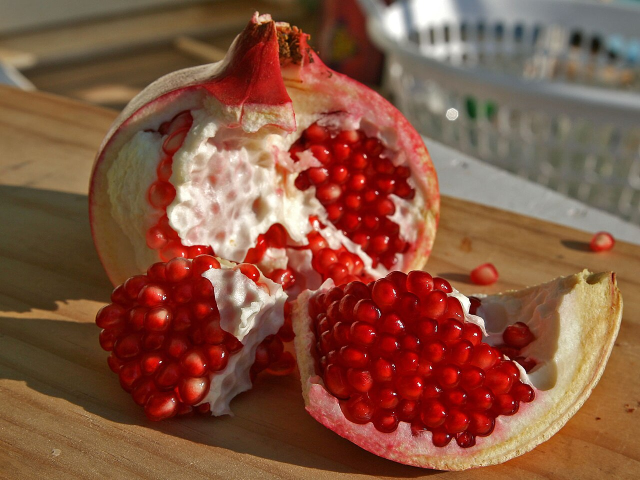
#> input picture ml/12_cnn/fig/src_pomegranate.jpg, 1280 x 960 px (shown at 1/2 size)
$ jupyter execute --allow-errors HW1b_photoshop.ipynb
#> lines starting #> are read from the running program, lines starting #| are printed output that depends on the picture; after the words box and inside, x2 and y2 are one past the last pixel; in counts of white or black regions, pixels touching at a corner belong together
# HW1b - Photoshop from scratch

**Convolutions and colour spaces.** Chapter 6 (CNNs), attached to **L16 CNN Foundations**.
No PyTorch, no GPU, no training.

> **Notebook 1 of 2.** This one builds the tools. **HW1c** takes them to a real liver
> biopsy and watches them fall apart, which is the argument for the rest of the chapter.
>
> This is the **task** notebook. Solutions: `HW1b_photoshop_solution.ipynb`.

By the end you will have built:

1. a working subset of Photoshop's **Filter** menu, one filter at a time,
2. the **blurred-background thumbnail** every lo-fi music upload on YouTube uses,
3. the **Hue/Saturation** adjustment panel.

### Rules

- **No `scipy.signal.convolve2d`, no `cv2`.** You are writing the convolution.
- `numpy`, `matplotlib` and `PIL` only.
- Every number in the text is **computed in a cell**, never typed by hand.

### Contents

| Part | | |
|---|---|---|
| 0 | 🧀 | the engine - and what the kernel is actually doing, step by step |
| 1 | 🧀 | the kernel zoo, one filter at a time, with its knobs |
| 2 | 🧀🧀 | the thumbnail generator, built up one layer at a time |
| 3 | 🧀🧀 | HSV - separating "which colour" from "how bright" |

[cell 1]
import time
from pathlib import Path
from urllib.request import Request, urlopen

import matplotlib.pyplot as plt
import numpy as np
from matplotlib.colors import hsv_to_rgb, rgb_to_hsv
from matplotlib.patches import Rectangle
from PIL import Image

SEED = 509
rng = np.random.default_rng(SEED)
plt.rcParams["figure.dpi"] = 110
plt.rcParams["image.cmap"] = "gray"

CANVAS = (720, 1280)          # the thumbnail we are heading towards, in Part 2
RAW = ("https://raw.githubusercontent.com/HaykTarkhanyan/"
       "python_math_ml_course/main/ml/12_cnn/")


def load_image(relpath: str) -> np.ndarray:
    """Load a repo image as float RGB in [0, 1].

    Prefers the local checkout. On Colab (no repo) it downloads once and caches.
    If both routes fail it RAISES - never returns a placeholder.
    """
    local = Path(relpath)
    if not local.exists():
        local.parent.mkdir(parents=True, exist_ok=True)
        url = RAW + relpath.replace("\\", "/")
        req = Request(url, headers={"User-Agent": "python-math-ml-course/hw1b"})
        with urlopen(req, timeout=60) as r:          # raises on 404 / no network
            local.write_bytes(r.read())
        print(f"downloaded {url} -> {local}")
    return np.asarray(Image.open(local).convert("RGB"), dtype=float) / 255.0


def show(images, titles, ncols=None, size=3.0, suptitle=None):
    """Plot a labelled row/grid of images."""
    n = len(images)
    ncols = ncols or n
    nrows = int(np.ceil(n / ncols))
    fig, axes = plt.subplots(nrows, ncols, figsize=(size * ncols, size * 1.14 * nrows))
    axes = np.atleast_1d(axes).ravel()
    for ax, im, t in zip(axes, images, titles):
        ax.imshow(np.clip(im, 0, 1))
        ax.set_title(t, fontsize=10)
        ax.axis("off")
    for ax in axes[n:]:
        ax.axis("off")
    if suptitle:
        fig.suptitle(suptitle, fontsize=12, y=1.01)
    fig.tight_layout()
    plt.show()


def to_gray(rgb):
    """Rec. 601 luma - the weights match how the eye weights R, G, B."""
    return rgb @ np.array([0.299, 0.587, 0.114])


print("setup ok")

---
# Part 0 - the engine 🧀

L16 defines 2D convolution as: slide the kernel over the image, and at every stop take the
dot product of the kernel with the window sitting under it.

$$s_{ij}=\sum_{m,n} I(i{+}m{-}1,\;j{+}n{-}1)\,w(m,n)$$

Note there is **no kernel flip**. Strictly this is *cross-correlation*, and it is what every
CNN library actually computes - L16's footnote covers why the distinction stops mattering
once the weights are learned. Here they are not learned, so match the slides exactly.

### Task 0.1 - write it 🧀

The direct transcription of the formula: loop over output pixels, and for each one sum the
`k x k` window times the kernel.

Support the three cases from L16 Section 4:

- `padding="valid"` - no padding, the map shrinks
- `padding="same"` - pad by `k // 2` so the map keeps its size
- `stride=s` - move the kernel `s` pixels at a time

Output size is $o = \lfloor (i - k + 2p)/s \rfloor + 1$.

[cell 2]
def _pad(img, pad, mode):
    if pad == 0:
        return img
    return np.pad(img, ((pad, pad), (pad, pad)),
                  mode="edge" if mode == "edge" else "constant")


def convolve2d_naive(img, kernel, padding="same", stride=1, pad_mode="edge"):
    """Loop over OUTPUT PIXELS. The definition, written out. Correct and slow."""
    # YOUR CODE HERE - loop over output pixels; honour padding, stride and pad_mode
    raise NotImplementedError("loop over output pixels; honour padding, stride and pad_mode")

print("convolve2d_naive defined")

### Task 0.2 - watch it slide 🧀

Before running this on a photo, watch what the kernel does on something small enough to read.

Below is a **6x6 image** with a vertical edge in it: dark on the left, bright on the right.
The kernel is **Sobel X**, the vertical-edge detector.

At every stop you see four things: the window under the kernel, the kernel itself, the two
multiplied cell by cell, and the single number that lands in the output.

[cell 3]
def grid_plot(ax, arr, title, highlight=None, cmap="gray", vmin=None, vmax=None,
              fmt="{:.0f}", fontsize=9, textcolor=None):
    """Draw a small matrix as a heatmap with the numbers written in each cell."""
    ax.imshow(np.ma.masked_invalid(arr), cmap=cmap, vmin=vmin, vmax=vmax)
    h, w = arr.shape
    for y in range(h):
        for x in range(w):
            v = arr[y, x]
            if not np.isfinite(v):        # not computed yet - leave the cell blank
                continue
            if textcolor is None:
                lo = vmin if vmin is not None else arr.min()
                hi = vmax if vmax is not None else arr.max()
                rel = 0.5 if hi == lo else (v - lo) / (hi - lo)
                col = "white" if rel < 0.5 else "black"
            else:
                col = textcolor
            ax.text(x, y, fmt.format(v), ha="center", va="center",
                    fontsize=fontsize, color=col)
    if highlight is not None:
        y0, x0, kh, kw = highlight
        ax.add_patch(Rectangle((x0 - 0.5, y0 - 0.5), kw, kh, fill=False,
                               edgecolor="#D90012", lw=2.6))
    ax.set_title(title, fontsize=10)
    ax.set_xticks([]); ax.set_yticks([])


# a 6x6 image with a vertical edge: dark left, bright right
IMG6 = np.full((6, 6), 20.0)
IMG6[:, 3:] = 200.0
IMG6[1, 1] = 60.0          # a little texture so the flat region is not perfectly flat
IMG6[4, 4] = 160.0

SOBEL_X = np.array([[-1, 0, 1], [-2, 0, 2], [-1, 0, 1]], dtype=float)

print("input image (6x6):"); print(IMG6.astype(int))
print("\nSobel X kernel:"); print(SOBEL_X.astype(int))

[cell 4]
# walk the kernel across the top row of output positions, 'valid' padding
positions = [(0, 0), (0, 1), (0, 2), (0, 3)]
#> (the rest of this cell did not finish here and is left out)


fig, axes = plt.subplots(len(positions), 4, figsize=(13, 2.9 * len(positions)))
for row, (oy, ox) in enumerate(positions):
    win = IMG6[oy:oy + 3, ox:ox + 3]
    prod = win * SOBEL_X
    running = np.full_like(out_valid, np.nan)
    running[:oy, :] = out_valid[:oy, :]
    running[oy, :ox + 1] = out_valid[oy, :ox + 1]

    grid_plot(axes[row, 0], IMG6, f"image, window at ({oy},{ox})",
              highlight=(oy, ox, 3, 3), vmin=0, vmax=255)
    grid_plot(axes[row, 1], SOBEL_X, "kernel (Sobel X)", cmap="coolwarm",
              vmin=-2, vmax=2, textcolor="black")
    grid_plot(axes[row, 2], prod, f"window x kernel  ->  sum = {prod.sum():.0f}",
              cmap="coolwarm", vmin=-450, vmax=450, textcolor="black")
    grid_plot(axes[row, 3], running, "output so far (blank = not yet computed)",
              cmap="coolwarm", vmin=-900, vmax=900, textcolor="black",
              highlight=(oy, ox, 1, 1))
fig.suptitle("One kernel, four stops. The red box is where the kernel is standing.",
             fontsize=12, y=1.002)
fig.tight_layout(); plt.show()

Read the third column. The kernel's left column is negative and its right column is positive,
so the sum is:

- **near zero** where the window sits entirely inside a flat region - the negatives and the
  positives cancel,
- **large** where the window straddles the edge - the bright side survives, the dark side
  contributes almost nothing.

That is the entire idea of an edge detector, and you can read it off six numbers. It is also
why the kernel's weights **summing to zero** matters: a zero-sum kernel is blind to flat
brightness and only reports change.

[cell 5]
print("full 'valid' output (4x4):")
#> (the rest of this cell did not finish here and is left out)

print("\nColumn 2 is the edge (between input columns 2 and 3). The rest is near zero.")
print("\nWhat the same kernel gives on a completely flat image:")
print(convolve2d_naive(np.full((6, 6), 128.0), SOBEL_X, padding="valid").astype(int))

### Task 0.3 - padding, in 2D 🧀

A `3x3` kernel on a `6x6` image gives a `4x4` output - the map **shrinks**, because the kernel
cannot hang off the edge. Padding is how you keep the size.

Two choices, and they are not equivalent:

- **zeros** - honest but it invents a black border, so a blur darkens the edges,
- **edge replication** - copies the border pixel outwards, so a blur leaves them alone.

Look at what each does to the *corner values* below.

[cell 6]
pz = np.pad(IMG6, ((1, 1), (1, 1)), mode="constant")
pe = np.pad(IMG6, ((1, 1), (1, 1)), mode="edge")

fig, axes = plt.subplots(1, 3, figsize=(13, 4.2))
grid_plot(axes[0], IMG6, "original 6x6", vmin=0, vmax=255)
grid_plot(axes[1], pz, "pad 1 with ZEROS -> 8x8", vmin=0, vmax=255)
grid_plot(axes[2], pe, "pad 1 with EDGE -> 8x8", vmin=0, vmax=255)
fig.tight_layout(); plt.show()
#> after `fig.tight_layout()`:
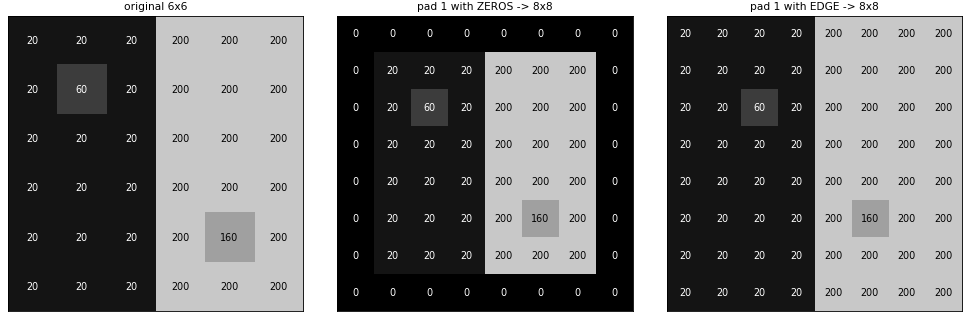
#> figure drawn by matplotlib, 3 panels

box3 = np.ones((3, 3)) / 9
#> (the rest of this cell did not finish here and is left out)

e = convolve2d_naive(IMG6, box3, padding="same", pad_mode="edge")
print("3x3 box blur, 'same' padding. Top-left 3x3 corner of the result:\n")
print("zero padding:\n", z[:3, :3].astype(int))
print("\nedge padding:\n", e[:3, :3].astype(int))
print(f"\nThe corner pixel is {z[0,0]:.0f} with zeros and {e[0,0]:.0f} with edge replication.")
print("The true local average there is about 20 - zero padding invented a dark rim.")

### Task 0.4 - stride, in 2D 🧀

Stride is how far the kernel jumps between stops. `stride=1` visits every pixel; `stride=2`
visits every other one, so the output is roughly half the size on each axis.

The formula $o = \lfloor (i - k + 2p)/s \rfloor + 1$ is just bookkeeping for that.

[cell 7]
fig, axes = plt.subplots(1, 3, figsize=(12.5, 4.2))
#> (the rest of this cell did not finish here and is left out)

### Task 0.5 - prove the engine 🧀

Two checks, both `assert`s. If the engine is wrong the notebook stops here rather than
producing pretty but meaningless pictures for the next hour.

[cell 8]
# 1. the identity kernel must be a no-op
_img = rng.random((16, 16))
_identity = np.array([[0, 0, 0], [0, 1, 0], [0, 0, 0]], dtype=float)
#> (the rest of this cell did not finish here and is left out)

### Task 0.6 - the same thing, but fast 🧀

`convolve2d_naive` runs a Python loop once per output pixel. On a megapixel photo that is a
million iterations before any arithmetic happens.

Flip the loops: instead of looping over pixels and touching `k x k` weights, loop over the
**`k x k` weights** and let NumPy apply each one to the whole image at once. A 3x3 kernel
becomes 9 whole-image operations instead of a million small ones.

**This is not a better algorithm** - it performs exactly the same multiply-adds. It only
moves the loop from Python into NumPy's C. Hold on to that distinction; Part 2 shows a change
that *is* algorithmic, and one that is not.

[cell 9]
def convolve2d_fast(img, kernel, padding="same", stride=1, pad_mode="edge"):
    """Loop over KERNEL TAPS, vectorised over the image. Same answer, much faster."""
    # YOUR CODE HERE - loop over the k*k kernel taps instead, vectorised over the whole image
    raise NotImplementedError("loop over the k*k kernel taps instead, vectorised over the whole image")

_k = rng.random((5, 5)); _k /= _k.sum()
#> (the rest of this cell did not finish here and is left out)

---
# Part 1 - the kernel zoo, one filter at a time 🧀

Every filter below is a real Photoshop menu item, and they are not *analogies* for it - they
are the same arithmetic.

| Photoshop menu | what it is |
|---|---|
| Filter > Blur > Box Blur | `ones((k,k)) / k**2` |
| Filter > Blur > Gaussian Blur | a sampled 2D Gaussian |
| Filter > Blur > Motion Blur | a 1-D line, at an angle |
| Filter > Sharpen > Sharpen | unsharp mask |
| Filter > Stylize > Emboss | asymmetric 3x3 |
| Filter > Stylize > Find Edges | Sobel magnitude |
| Filter > Other > Custom | **literally a 5x5 kernel entry grid**, plus scale and offset |

That last row is worth sitting with. Photoshop's *Custom* dialog asks you to type 25 numbers
into a grid, divide by a scale and add an offset. You are not modelling that feature. You are
reimplementing it.

We take these **one at a time**, and for each one we turn its knob to see what the knob does.

[cell 10]
pom_full = load_image("fig/src_pomegranate.jpg")
# a smaller working copy keeps the pure-numpy convolutions responsive
pom = np.asarray(Image.fromarray((pom_full * 255).astype(np.uint8)).resize((480, 360),
                 Image.LANCZOS), float) / 255
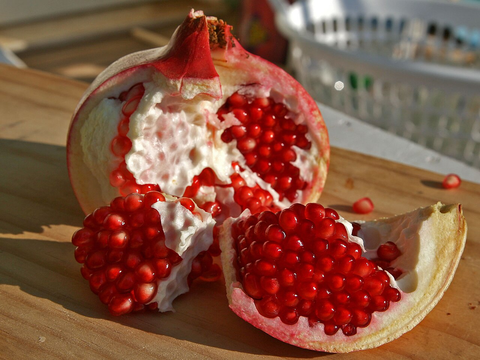
#> pom: shape (360, 480, 3) float64; mean R, G, B 0.523, 0.332, 0.249
pom_g = to_gray(pom)
#> in to_gray, `return rgb @ np.array([0.299, 0.587, 0.114])`:
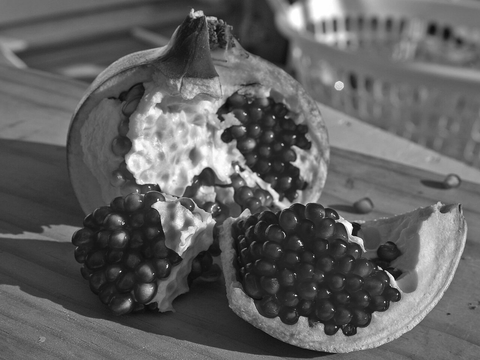
#> returned value: shape (360, 480) float64; min 0.0399, max 1, mean 0.38
print(f"working image: {pom.shape} (from {pom_full.shape})")
#| working image: (360, 480, 3) (from (960, 1280, 3))
show([pom, pom_g], ["colour", "grayscale (Rec. 601 luma)"], ncols=2, size=4.0)
#> in show, `n = len(images)`: n = 2
#> in show, `nrows = int(np.ceil(n / ncols))`: nrows = 1
#> the loop in show, `for ax, im, t in zip(axes, images, titles):` made 2 passes
#> t on passes 1 to 2: 'colour', 'grayscale (Rec. 601 luma)'
#> in show, `plt.show()`:
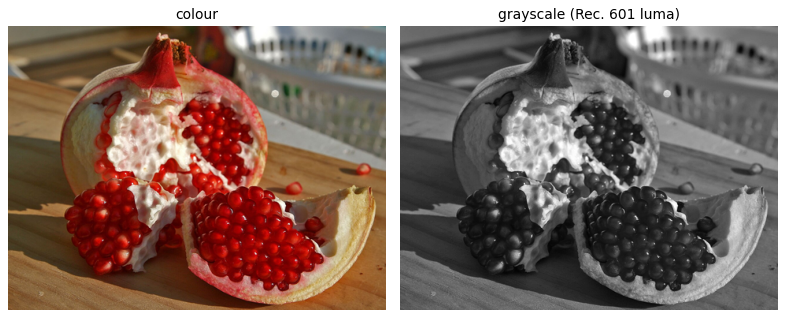
#> figure drawn by matplotlib, 2 panels

## 1.1 Box Blur - the simplest possible kernel 🧀

Every weight identical, summing to 1. Each output pixel is the plain average of the `k x k`
square around it.

The knob is `k`. Watch two things as it grows: the image gets softer, and the **shape** of the
softening becomes visible - a box kernel smears square, which is why real blurs are not boxes.

[cell 11]
def box_kernel(k):
    # YOUR CODE HERE - k by k, every weight equal, summing to 1
    raise NotImplementedError("k by k, every weight equal, summing to 1")

fig, axes = plt.subplots(1, 4, figsize=(13, 3.4))
#> (the rest of this cell did not finish here and is left out)

## 1.2 Gaussian Blur - the blur that has no direction 🧀

A box blur weights a pixel 20 away exactly as much as its neighbour, and stops abruptly. A
**Gaussian** falls off smoothly and is *rotationally symmetric*: it has no preferred direction,
so it does not smear things into squares.

The knob is `sigma`, the width of the bell. The kernel size follows from it - you need about
`±3 sigma` of it before the weights are negligible, so `k = 6*sigma + 1`.

Look at the kernel heatmaps: a **round** blob, not a square one.

[cell 12]
def gaussian_kernel(sigma, truncate=3.0):
    """2D Gaussian, truncated at +/- truncate*sigma, normalised to sum 1."""
    # YOUR CODE HERE - sample a 2D Gaussian out to +/- truncate*sigma, then normalise to sum 1
    raise NotImplementedError("sample a 2D Gaussian out to +/- truncate*sigma, then normalise to sum 1")

fig, axes = plt.subplots(1, 4, figsize=(13, 3.4))
#> (the rest of this cell did not finish here and is left out)

### Box vs Gaussian at matched width

Put them side by side at the same kernel size. The box blur leaves **square** artefacts and a
harsher transition; the Gaussian is smooth. Same cost, better result - which is why the
Gaussian is the default everywhere.

[cell 13]
K = 25
#> (the rest of this cell did not finish here and is left out)

g = convolve2d_fast(pom_g, gaussian_kernel(K / 6.0))
show([pom_g, b, g, np.abs(b - g) * 4],
     ["original", f"box, k={K}", f"gaussian, same {K}x{K} footprint",
      "|difference| x4"], ncols=4, size=3.0)
print(f"the two blurs differ by up to {np.abs(b-g).max():.3f} in intensity "
      f"(mean {np.abs(b-g).mean():.4f})")

## 1.3 The 2D kernel is an outer product 🎁🧀🧀

Here is a fact about the **2D** kernel that Part 2 depends on.

$$G(x,y)=\frac{1}{2\pi\sigma^2}e^{-\frac{x^2+y^2}{2\sigma^2}}
        =\underbrace{\tfrac{1}{\sqrt{2\pi}\sigma}e^{-\frac{x^2}{2\sigma^2}}}_{G(x)}
         \cdot\underbrace{\tfrac{1}{\sqrt{2\pi}\sigma}e^{-\frac{y^2}{2\sigma^2}}}_{G(y)}$$

The exponent splits because $x^2+y^2$ is a sum, so the 2D kernel is literally the **outer
product** of a 1D kernel with itself. Not an approximation - the same numbers.

The cell below builds a 2D Gaussian both ways and checks they are identical to machine
precision. A kernel with this property is called **separable**, and box blur is separable too
(`ones(k,k)/k**2 = outer(ones(k)/k, ones(k)/k)`).

[cell 14]
def gaussian_1d(sigma, truncate=3.0):
    # YOUR CODE HERE - the same bell in one dimension, normalised to sum 1
    raise NotImplementedError("the same bell in one dimension, normalised to sum 1")

s = 2.0
#> (the rest of this cell did not finish here and is left out)

K2 = gaussian_kernel(s)
outer = np.outer(g1, g1)

fig = plt.figure(figsize=(12.5, 3.6))
ax1 = fig.add_subplot(1, 4, 1)
ax1.stem(np.arange(len(g1)) - len(g1) // 2, g1)
ax1.set_title(f"1D Gaussian, sigma={s:.0f}  ({len(g1)} taps)", fontsize=10)
grid_plot(fig.add_subplot(1, 4, 2), outer, "outer(g, g)", cmap="viridis",
          vmin=0, vmax=K2.max(), fmt="", fontsize=6)
grid_plot(fig.add_subplot(1, 4, 3), K2, "the 2D kernel", cmap="viridis",
          vmin=0, vmax=K2.max(), fmt="", fontsize=6)
# NOTE the shared colour scale: autoscaling this last panel would turn 1e-16 rounding
# noise into a dramatic pattern and make identical arrays look different.
grid_plot(fig.add_subplot(1, 4, 4), np.abs(outer - K2),
          f"|difference|, same scale\nmax = {np.abs(outer - K2).max():.0e}",
          cmap="viridis", vmin=0, vmax=K2.max(), fmt="", fontsize=6)
fig.tight_layout(); plt.show()

print(f"max |outer(g,g) - 2D kernel| = {np.abs(outer - K2).max():.2e}")
assert np.allclose(outer, K2, atol=1e-15), "the 2D Gaussian must be an outer product"
print("the 2D Gaussian IS the outer product of two 1D Gaussians  OK")
print(f"\ntaps: 2D kernel = {K2.size}, two 1D passes = {2*len(g1)}"
      f"  ->  {K2.size/(2*len(g1)):.1f}x fewer")

[cell 15]
def convolve2d_rect(img, kernel, pad_mode="edge"):
    """Tap loop allowing NON-square kernels - a (1 x k) row or a (k x 1) column.

    convolve2d_fast pads kh//2 on both axes, which is only right for a square kernel.
    """
    img = np.asarray(img, float); kernel = np.asarray(kernel, float)
    kh, kw = kernel.shape
    p = np.pad(img, ((kh // 2, kh // 2), (kw // 2, kw // 2)), mode="edge")
    out = np.zeros_like(img, dtype=float)
    H, W = img.shape
    for i in range(kh):
        for j in range(kw):
            if kernel[i, j]:
                out += kernel[i, j] * p[i:i + H, j:j + W]
    return out


def gaussian_blur_separable(img, sigma, truncate=3.0):
    """Blur with a row pass, then a column pass. Works on 2D or HxWx3."""
    # YOUR CODE HERE - a row pass then a column pass, via convolve2d_rect
    raise NotImplementedError("a row pass then a column pass, via convolve2d_rect")

# the two passes, shown separately, so "separable" is something you can see
#> (the rest of this cell did not finish here and is left out)

col_only = convolve2d_rect(pom_g, gaussian_1d(6)[:, None])
both = gaussian_blur_separable(pom_g, 6)
full2d = convolve2d_fast(pom_g, gaussian_kernel(6))
show([pom_g, row_only, both, full2d],
     ["original", "pass 1: horizontal only", "pass 2: then vertical",
      "the full 2D kernel, for comparison"], ncols=4, size=3.0)
print(f"max |separable - full 2D| = {np.abs(both - full2d).max():.2e}  -> identical")

## 1.4 Motion Blur - a kernel with a direction 🧀

Blur along a line instead of a disc, and you get the streak of a moving camera. This kernel is
**not** rotationally symmetric, and that is the whole point.

Two knobs: the **length** of the streak and its **angle**.

[cell 16]
def motion_blur_kernel(length=15, angle_deg=45.0):
    k = np.zeros((length, length))
    c = length // 2
    t = np.deg2rad(angle_deg)
    for d in np.linspace(-c, c, length * 4):
        y = int(round(c - d * np.sin(t)))
        x = int(round(c + d * np.cos(t)))
        if 0 <= y < length and 0 <= x < length:
            k[y, x] = 1.0
    return k / k.sum()


angles = (0, 45, 90, 135)
fig, axes = plt.subplots(1, 4, figsize=(12.5, 3.3))
for ax, a in zip(axes, angles):
    grid_plot(ax, motion_blur_kernel(15, a), f"angle = {a} deg", cmap="viridis",
              fmt="", fontsize=6)
#> this loop made 4 passes
#> t in motion_blur_kernel on passes 1 to 4: 0, 0.785, 1.57, 2.36
fig.suptitle("Motion-blur kernels - the line IS the kernel", fontsize=12, y=1.03)
fig.tight_layout(); plt.show()
#> after `fig.tight_layout()`:
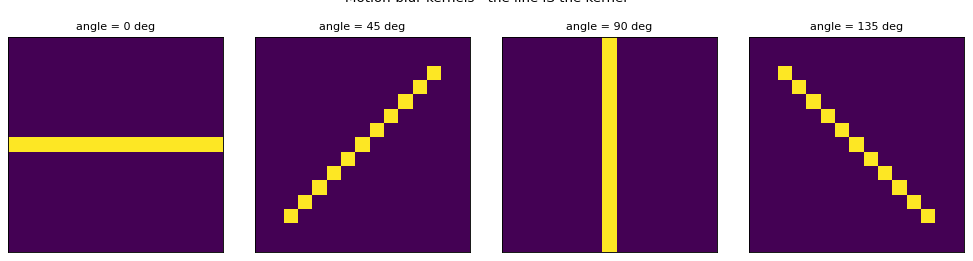
#> figure drawn by matplotlib, 4 panels

#> (the rest of this cell did not finish here and is left out)

#> in motion_blur_kernel (call 5), `k = np.zeros((length, length))`: k: shape (21, 21) float64; every value is 0
#> in motion_blur_kernel (call 5), `t = np.deg2rad(angle_deg)`: t = 0
#> the loop in motion_blur_kernel (call 5), `for d in np.linspace(-c, c, length * 4):` made 84 passes
#> (d, x) on passes 1 to 12: (-10, 0), (-9.76, 0), (-9.52, 0), (-9.28, 1), (-9.04, 1), (-8.8, 1), (-8.55, 1), (-8.31, 2), (-8.07, 2), (-7.83, 2), (-7.59, 2), (-7.35, 3)
#> x on passes 61 to 66: 14, 15, 15, 15, 15, 16
#> after the loop in motion_blur_kernel (call 5), `for d in np.linspace(-c, c, length * 4):`:
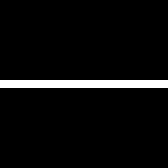
#> k: shape (21, 21) float64 (shown 8 times larger); values 0 (black) and 1 (white), 4.8% white in thin lines or dots, all inside (x1, y1, x2, y2) = (0, 10, 21, 11)
show([pom_g] + [convolve2d_fast(pom_g, motion_blur_kernel(L, 45)) for L in (7, 15, 31)],
     ["original"] + [f"length {L}, 45 deg" for L in (7, 15, 31)], ncols=4, size=3.0,
     suptitle="Same direction, three lengths")

## 1.5 Sharpen - the filter that is secretly a blur 🧀

Photoshop's sharpen is an **unsharp mask**, and the name gives it away - it sharpens by
subtracting a *blurred* copy:

$$\text{sharp} = \text{orig} + \text{amount}\cdot(\text{orig} - \text{blur}(\text{orig}))$$

**Why does subtracting a blur sharpen?** `orig - blur` is exactly the detail the blur threw
away - a **high-pass** filter. Adding it back amplifies precisely the frequencies the blur
attenuated. That is L16's Fourier aside, in two lines of code.

Two knobs: the blur's `sigma` (which *scale* of detail you boost) and `amount` (how hard).

#> (a cell that did not finish here is left out)
